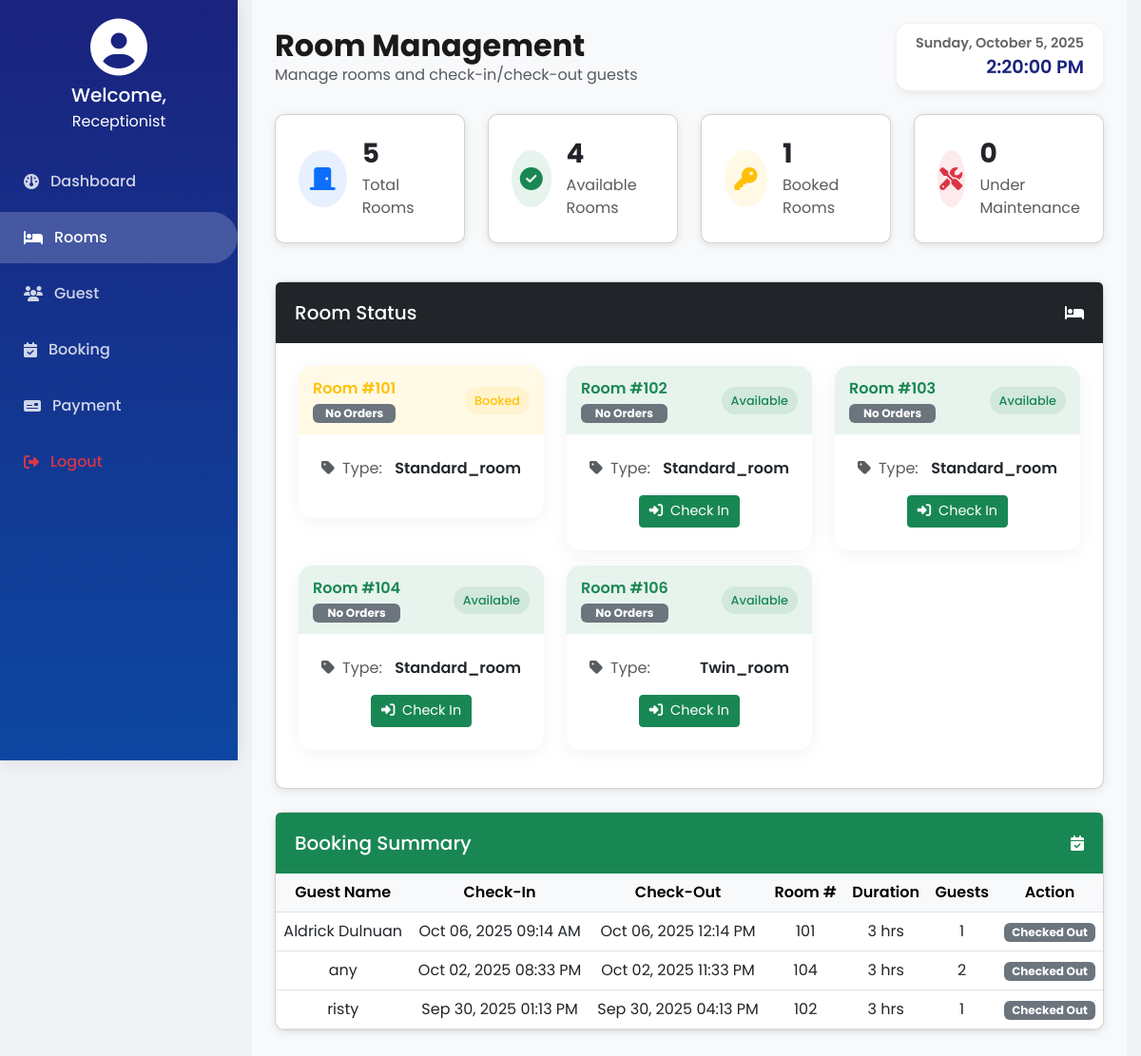
Screenshot of /receptionist-room.php with the database file from the repository.
### tables this page shows
CREATE TABLE `rooms` (
  `id` int NOT NULL,
  `room_number` int NOT NULL,
  `room_type` enum('single','twin_room','standard_room','studio','suite','queen_room','executive_room','suites','accessible_room','hollywood_twin_room','king_room','studio_hotel_rooms','villa','double_hotel_rooms','honeymoon_suite','penthouse_suite','single_hotel_rooms','adjoining_room','presidential_suite','connecting_rooms','quad_room','deluxe_room','double_room','triple_room') NOT NULL,
  `status` enum('available','booked','maintenance') NOT NULL DEFAULT 'available',
  `created_at` timestamp NULL DEFAULT CURRENT_TIMESTAMP,
  `updated_at` timestamp NULL DEFAULT CURRENT_TIMESTAMP ON UPDATE CURRENT_TIMESTAMP,
  `price_3hrs` decimal(10,2) NOT NULL DEFAULT '0.00',
  `price_6hrs` decimal(10,2) NOT NULL DEFAULT '0.00',
  `price_12hrs` decimal(10,2) NOT NULL DEFAULT '0.00',
  `price_24hrs` decimal(10,2) NOT NULL DEFAULT '0.00',
  `price_ot` decimal(10,2) NOT NULL DEFAULT '0.00'
);

CREATE TABLE `bookings` (
  `id` int NOT NULL,
  `guest_name` varchar(100) DEFAULT NULL,
  `email` varchar(255) DEFAULT NULL,
  `address` text,
  `telephone` varchar(20) DEFAULT NULL,
  `age` int DEFAULT NULL,
  `num_people` int DEFAULT NULL,
  `room_number` varchar(10) DEFAULT NULL,
  `duration` varchar(10) DEFAULT NULL,
  `payment_mode` varchar(10) DEFAULT NULL,
  `reference_number` varchar(50) DEFAULT NULL,
  `booking_token` varchar(20) DEFAULT NULL,
  `amount_paid` double DEFAULT NULL,
  `total_price` double DEFAULT NULL,
  `change_amount` double DEFAULT NULL,
  `start_date` datetime DEFAULT NULL,
  `end_date` datetime DEFAULT NULL,
  `status` varchar(20) NOT NULL DEFAULT 'upcoming',
  `created_at` timestamp NULL DEFAULT CURRENT_TIMESTAMP,
  `cancellation_reason` text,
  `cancelled_at` datetime DEFAULT NULL
);

### receptionist-room.php (the view, shortened to what the rows shown need)
<?php
require_once 'database.php';
$expiredRooms = $conn->query("
    SELECT r.room_number
    FROM rooms r
    LEFT JOIN (
        SELECT room_number, MAX(check_out_date) AS latest_checkout
        FROM checkins
        GROUP BY room_number
    ) c ON r.room_number = c.room_number
    WHERE r.status = 'booked' AND (c.latest_checkout IS NULL OR c.latest_checkout <= NOW())
");
while ($room = $expiredRooms->fetch_assoc()) {
    $room_number = (int)$room['room_number'];
    $conn->query("UPDATE rooms SET status = 'available' WHERE room_number = $room_number");
}
$allRoomsQuery = "
    SELECT r.room_number, r.room_type, r.status,
        (SELECT c.check_out_date
         FROM checkins c
         WHERE c.room_number = r.room_number AND c.check_out_date > NOW()
         ORDER BY c.check_out_date DESC
         LIMIT 1) AS check_out_date
    FROM rooms r
";
$resultRooms = $conn->query($allRoomsQuery);
?>
<!DOCTYPE html>
<html lang="en">
<head>
    <link href="https://cdn.jsdelivr.net/npm/bootstrap@5.3.0/dist/css/bootstrap.min.css" rel="stylesheet">
    <link rel="stylesheet" href="https://cdnjs.cloudflare.com/ajax/libs/font-awesome/6.4.2/css/all.min.css">
    <link href="style.css" rel="stylesheet">
</head>
<body>
<div class="content p-4">
    <div class="d-flex justify-content-between align-items-center mb-4">
        <div>
            <h2 class="fw-bold mb-0">Room Management</h2>
        </div>
    </div>
    <div class="card mb-4">
        <div class="card-body">
            <div class="row">
                <?php while ($room = $resultRooms->fetch_assoc()):
    $orderCountQuery = $conn->prepare("
        SELECT COUNT(*) AS pending_orders
        FROM orders
        WHERE room_number = ? AND status = 'pending'
    ");
    $orderCountQuery->bind_param('i', $room['room_number']);
    $orderCountQuery->execute();
    $orderResult = $orderCountQuery->get_result();
    $orderCount = $orderResult->fetch_assoc()['pending_orders'] ?? 0;
    $orderCountQuery->close();?>
                    <div class="col-md-4 mb-3">
                        <div class="card room-card <?= $room['status'] ?>"
                            onclick="cardClicked(event, <?= $room['room_number']; ?>, '<?= $room['status'] ?>')">
                            <div class="card-header d-flex justify-content-between align-items-center">
                                <div class="d-flex flex-column">
                                    <span>Room #<?= htmlspecialchars($room['room_number']); ?></span>
                                    <?php if ($orderCount > 0): ?>
                                        <span id="order-badge-<?= $room['room_number'] ?>" class="badge bg-danger mt-1">
                                            <?= $orderCount ?> New <?= $orderCount > 1 ? 'Orders' : 'Order' ?>
                                        </span>
                                    <?php else: ?>
                                        <span id="order-badge-<?= $room['room_number'] ?>" class="badge bg-secondary mt-1">
                                            No Orders
                                        </span>
                                    <?php endif; ?>
                                </div>
                                <span class="status-badge status-<?= $room['status'] ?>"><?= ucfirst($room['status']) ?></span>
                            </div>
                            <div class="card-body">
                                <div class="d-flex justify-content-between align-items-center mb-3">
                                    <span class="text-muted"><i class="fas fa-tag me-2"></i>Type:</span>
                                    <span class="fw-semibold"><?= ucfirst($room['room_type']) ?></span>
                                </div>
                                <?php if ($room['status'] === 'booked' && !empty($room['check_out_date'])): ?>
                                    <div class="d-flex justify-content-between align-items-center mb-3">
                                        <span class="text-muted"><i class="fas fa-clock me-2"></i>Time Left:</span>
                                        <span class="countdown-timer" data-room="<?= $room['room_number']; ?>" data-checkout="<?= $room['check_out_date']; ?>">Loading...</span>
                                    </div>
                                    <div class="d-flex justify-content-between mt-3">
                                        <form method="POST" action="receptionist-room.php" class="d-inline extend-form">
                                            <input type="hidden" name="room_number" value="<?= $room['room_number']; ?>">
                                            <button type="submit" name="extend" class="btn btn-sm btn-warning">
                                                <i class="fas fa-clock me-1"></i> Extend
                                            </button>
                                        </form>
                                        <form method="POST" action="receptionist-room.php" class="d-inline checkout-form">
                                            <input type="hidden" name="room_number" value="<?= $room['room_number']; ?>">
                                            <button type="submit" name="checkout" class="btn btn-sm btn-danger">
                                                <i class="fas fa-sign-out-alt me-1"></i> Check Out
                                            </button>
                                        </form>
                                    </div>
                                <?php elseif ($room['status'] === 'available'): ?>
                                    <div class="d-flex justify-content-center mt-3">
                                        <a href="check-in.php?room_number=<?= $room['room_number']; ?>" class="btn btn-sm btn-success">
                                            <i class="fas fa-sign-in-alt me-1"></i> Check In
                                        </a>
                                    </div>
                                <?php endif; ?>
                            </div>
                        </div>
                    </div>
                <?php endwhile; ?>
            </div>
        </div>
    </div>
    <div class="card mb-4">
    <div class="card-body p-0">
        <div class="table-responsive">
            <table class="table table-hover mb-0">
                <thead class="table-light">
                    <tr>
                        <th>Guest Name</th>
                        <th>Check-In</th>
                        <th>Check-Out</th>
                        <th>Room #</th>
                        <th>Duration</th>
                        <th>Guests</th>
                        <th>Action</th>
                    </tr>
                </thead>
                <tbody>
                    <?php
                        $summary_result = $conn->query("SELECT guest_name, start_date, end_date, room_number, duration, num_people FROM bookings ORDER BY start_date DESC");
                        if ($summary_result->num_rows > 0):
                            while ($booking = $summary_result->fetch_assoc()):
                                $room_number = (int)$booking['room_number'];
                                $booking_end = $booking['end_date'];
                                $guest_name = $booking['guest_name'];
                                $now = new DateTime();
                                $booking_end_dt = new DateTime($booking_end);
                                $booking_finished = $now >= $booking_end_dt;
                                $already_checked_in = false;
                                $occupied_by_other = false;
                                $checked_out_for_booking = false;
                                if (! $already_checked_in) {
                                    $coStmt = $conn->prepare("
                                        SELECT id
                                        FROM checkins
                                        WHERE room_number = ?
                                          AND guest_name = ?
                                          AND check_out_date <= NOW()
                                        ORDER BY check_out_date DESC
                                        LIMIT 1
                                    ");
                                    $coStmt->bind_param("is", $room_number, $guest_name);
                                    $coStmt->execute();
                                    $coRes = $coStmt->get_result();
                                    if ($coRes && $coRes->num_rows > 0) {
                                        $checked_out_for_booking = true;
                                    }
                                }
                    ?>
                    <tr>
                        <td class="align-middle"><?= htmlspecialchars($booking['guest_name']) ?></td>
                        <td class="align-middle"><?= date("M d, Y h:i A", strtotime($booking['start_date'])) ?></td>
                        <td class="align-middle"><?= date("M d, Y h:i A", strtotime($booking['end_date'])) ?></td>
                        <td class="align-middle"><?= $booking['room_number'] ?></td>
                        <td class="align-middle"><?= $booking['duration'] ?> hrs</td>
                        <td class="align-middle"><?= $booking['num_people'] ?></td>
                        <td class="align-middle">
                            <?php
                                $room_check = $conn->prepare("SELECT status FROM rooms WHERE room_number = ?");
                                $room_check->bind_param("i", $booking['room_number']);
                                $room_check->execute();
                                $room_result = $room_check->get_result();
                                $room = $room_result->fetch_assoc();
                                if ($already_checked_in):
                            ?>
                                <span class="badge bg-success">In Use by <?= htmlspecialchars($guest_name) ?></span>
                            <?php elseif ($checked_out_for_booking || $booking_finished): ?>
                                <span class="badge bg-secondary">Checked Out</span>
                            <?php elseif ($occupied_by_other): ?>
                                <span class="badge bg-warning text-dark">Room Unavailable</span>
                            <?php else: ?>
                                <span class="badge bg-secondary">Room Unavailable</span>
                            <?php endif; ?>
                        </td>
                    </tr>
                    <?php endwhile; else: ?>
                        <tr><td colspan="7" class="text-center py-4 text-muted">No bookings found.</td></tr>
                    <?php endif; ?>
                </tbody>
            </table>
        </div>
    </div>
</div>
</div>
</body>
</html>

### rows the page displays
rooms: room_number "101", status "Booked", room_type "Standard_room"
rooms: room_number "102", status "Available", room_type "Standard_room"
rooms: room_number "103", status "Available", room_type "Standard_room"
rooms: room_number "104", status "Available", room_type "Standard_room"
rooms: room_number "106", status "Available", room_type "Twin_room"
bookings: guest_name "Aldrick Dulnuan", start_date "Oct 06, 2025 09:14 AM", end_date "Oct 06, 2025 12:14 PM", room_number "101", duration "3", num_people "1"
bookings: guest_name "any", start_date "Oct 02, 2025 08:33 PM", end_date "Oct 02, 2025 11:33 PM", room_number "104", duration "3", num_people "2"
bookings: guest_name "risty", start_date "Sep 30, 2025 01:13 PM", end_date "Sep 30, 2025 04:13 PM", room_number "102", duration "3", num_people "1"

### other values shown
$totalRooms "5"
$availableRooms "4"
$bookedRooms "1"
$maintenanceRooms "0"
